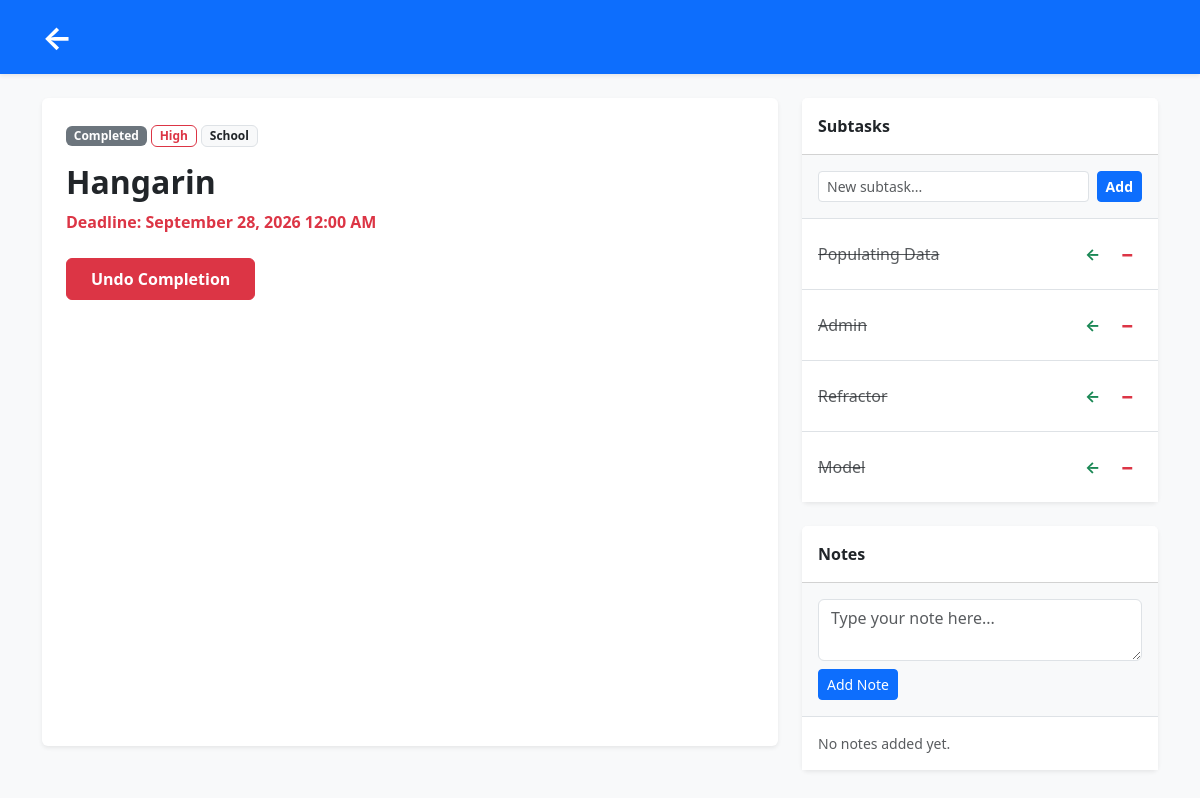
The page /task/14/ (signed in) on the database as committed earlier.
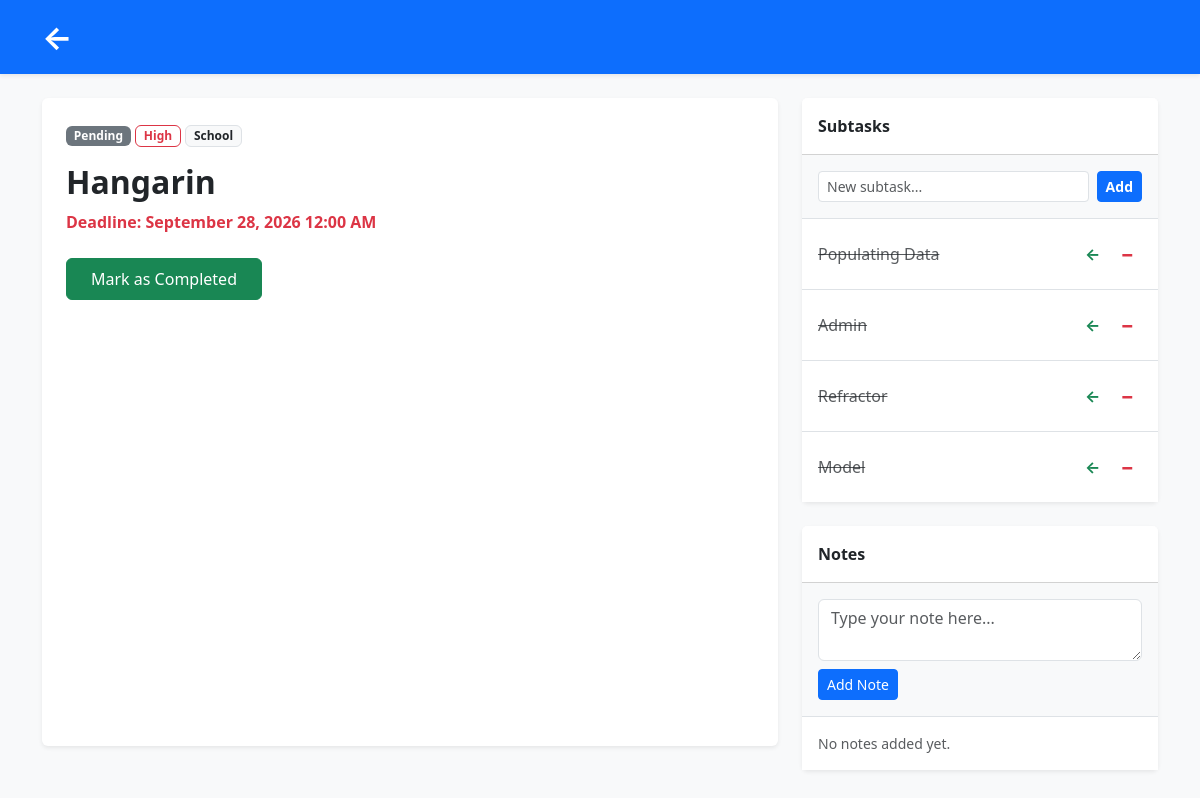
The same page on the database as committed later.
### tasks/models.py (models this page shows, shortened)
class BaseModel(models.Model):
    created_at = models.DateTimeField(auto_now_add=True)
    updated_at = models.DateTimeField(auto_now=True)
    class Meta:
        abstract = True

class Task(BaseModel):
    title = models.CharField(max_length=200)
    description = models.TextField()
    deadline = models.DateTimeField()
    status = models.CharField(max_length=50, choices=STATUS_CHOICES, default="Pending")
    category = models.ForeignKey(Category, on_delete=models.CASCADE)
    priority = models.ForeignKey(Priority, on_delete=models.CASCADE)
    user = models.ForeignKey(User, on_delete=models.CASCADE, null=True, blank=True)

class Priority(BaseModel):
    name = models.CharField(max_length=100)
    class Meta:
        verbose_name = "Priority"
        verbose_name_plural = "Priorities"

class Category(BaseModel):
    name = models.CharField(max_length=100)
    class Meta:
        verbose_name = "Category"
        verbose_name_plural = "Categories"

### tasks/views.py (the view, shortened to what this page needs)
# urls.py: path('task/<int:pk>/', views.task_detail, name='task_detail'),
@login_required
def task_detail(request, pk):
    task = get_object_or_404(Task, pk=pk, user=request.user)
    note_form = NoteForm()
    subtask_form = SubTaskForm()
    context = {
        'task': task,
        'subtasks': task.subtask_set.all(),
        'notes': task.note_set.all().order_by('-created_at'),
        'note_form': note_form,
        'subtask_form': subtask_form,
    }
    return render(request, 'tasks/task_detail.html', context)

### tasks/forms.py
class NoteForm(forms.ModelForm):
    class Meta:
        model = Note
        fields = ['content']
        widgets = {
            'content': forms.Textarea(attrs={'class': 'form-control', 'rows': 2, 'placeholder': 'Type your note here...'}),
        }

class SubTaskForm(forms.ModelForm):
    class Meta:
        model = SubTask
        fields = ['title']
        widgets = {
            'title': forms.TextInput(attrs={'class': 'form-control form-control-sm', 'placeholder': 'New subtask...'}),
        }

### tasks/templates/tasks/task_detail.html (shortened to what the changed rows need)
<!DOCTYPE html>
<html lang="en">
<head>
    <link href="https://cdn.jsdelivr.net/npm/bootstrap@5.3.0/dist/css/bootstrap.min.css" rel="stylesheet">
</head>
<body class="bg-light">
    <div class="container">
        <div class="row">
            <div class="col-lg-8 mb-4">
                <div class="card shadow-sm border-0 h-100">
                    <div class="card-body p-4">
                        <div class="mb-3">
                            <span class="badge bg-secondary">{{ task.status }}</span>
                            <span class="badge border border-danger text-danger">{{ task.priority.name }}</span>
                            <span class="badge bg-light text-dark border">{{ task.category.name }}</span>
                        </div>
                        <h2 class="fw-bold">{{ task.title }}</h2>
                        <p class="text-danger fw-bold mb-4">Deadline: {{ task.deadline|date:"F d, Y h:i A" }}</p>
                        {% if task.status != 'Completed' %}
                        <form action="{% url 'complete_task' task.pk %}" method="POST" class="mt-4">
                            <button type="submit" class="btn btn-success px-4 py-2">
                                Mark as Completed
                            </button>
                        </form>
                        {% else %}
                        <form action="{% url 'undo_complete_task' task.pk %}" method="POST" class="mt-4">
                            <button type="submit" class="btn btn-danger fw-bold px-4 py-2">
                                Undo Completion
                            </button>
                        </form>
                        {% endif %}
                    </div>
                </div>
            </div>
        </div>
    </div>
</body>
</html>

Rows that differ between the two databases and show on the page:
changed Task "Hangarin": status "Completed" → "Pending"
Other text that changed with them:
text no longer shown: "Undo Completion"
text now shown: "Mark as Completed"
